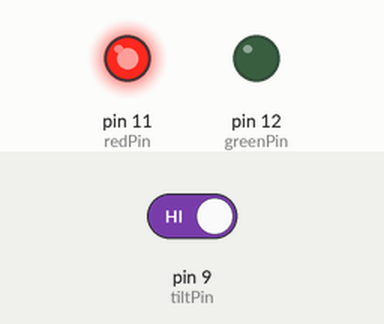
The sketch below on a simulated Arduino Uno, built with avr-gcc and run on an emulated ATmega328P. Parts: output pins drawn as LEDs (lit = HIGH). The inputs (shaded band) are chosen by the test bench; at power-on: pin 9 (tiltPin) HIGH. What the sketch prints to the serial monitor is not drawn.

Above: at 1.2 s.
1.3 s: pin 9 (tiltPin) driven LOW
At 2.5 s:
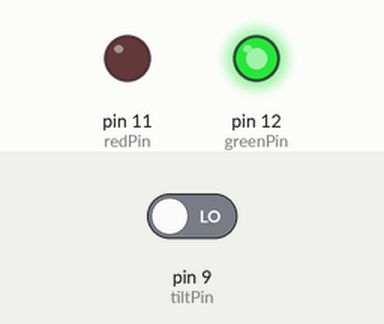
2.8 s: pin 9 (tiltPin) driven HIGH
At 3.7 s:
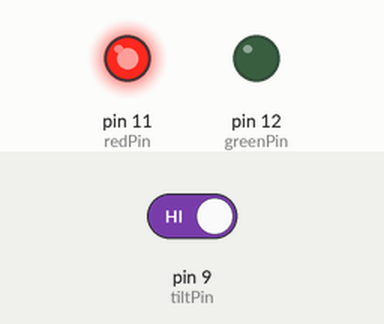
Timing chart, 0 to 5.8 s (numbered marks = the images above; inputs shaded):
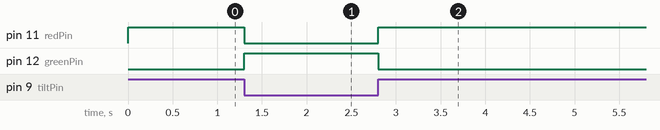

The sketch:

tilt_warning.ino
```cpp
int greenPin=12;
int redPin=11;
int tiltPin=9;
int tiltVal;

void setup() {
  // put your setup code here, to run once:
pinMode(greenPin, OUTPUT);
pinMode(redPin, OUTPUT);
pinMode(tiltPin, INPUT);
digitalWrite(tiltPin, HIGH);
Serial.begin(115200);
}

void loop() {
  // put your main code here, to run repeatedly:
tiltVal=digitalRead(tiltPin);
Serial.println(tiltVal);
if (tiltVal==1){
  digitalWrite(redPin, HIGH);
  digitalWrite(greenPin, LOW);
}
if (tiltVal==0){
  digitalWrite(redPin, LOW);
  digitalWrite(greenPin, HIGH);
}
}
```

Measured:
- after the input at 1.3 s, pin 11 (redPin): HIGH → LOW at once; pin 12 (greenPin): LOW → HIGH at once
- after the input at 2.8 s, pin 11 (redPin): LOW → HIGH at once; pin 12 (greenPin): HIGH → LOW at once
